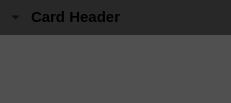
<?xml version="1.0" encoding="UTF-8"?>
<ui version="4.0">
 <class>CardWidget</class>
 <widget class="QWidget" name="CardWidget">
  <property name="enabled">
   <bool>true</bool>
  </property>
  <property name="geometry">
   <rect>
    <x>0</x>
    <y>0</y>
    <width>231</width>
    <height>103</height>
   </rect>
  </property>
  <property name="sizePolicy">
   <sizepolicy hsizetype="Expanding" vsizetype="Minimum">
    <horstretch>0</horstretch>
    <verstretch>0</verstretch>
   </sizepolicy>
  </property>
  <property name="minimumSize">
   <size>
    <width>0</width>
    <height>0</height>
   </size>
  </property>
  <property name="windowTitle">
   <string>Form</string>
  </property>
  <property name="styleSheet">
   <string notr="true"/>
  </property>
  <layout class="QVBoxLayout" name="verticalLayout">
   <property name="spacing">
    <number>0</number>
   </property>
   <property name="leftMargin">
    <number>0</number>
   </property>
   <property name="topMargin">
    <number>0</number>
   </property>
   <property name="rightMargin">
    <number>0</number>
   </property>
   <property name="bottomMargin">
    <number>0</number>
   </property>
   <item>
    <widget class="QWidget" name="headerWidget" native="true">
     <property name="sizePolicy">
      <sizepolicy hsizetype="Preferred" vsizetype="Minimum">
       <horstretch>0</horstretch>
       <verstretch>0</verstretch>
      </sizepolicy>
     </property>
     <property name="maximumSize">
      <size>
       <width>16777215</width>
       <height>35</height>
      </size>
     </property>
     <property name="contextMenuPolicy">
      <enum>Qt::CustomContextMenu</enum>
     </property>
     <property name="styleSheet">
      <string notr="true">#headerWidget {
	background-color: rgb(40, 40, 40);
}</string>
     </property>
     <layout class="QHBoxLayout" name="horizontalLayout">
      <property name="leftMargin">
       <number>6</number>
      </property>
      <property name="topMargin">
       <number>6</number>
      </property>
      <property name="bottomMargin">
       <number>6</number>
      </property>
      <item>
       <widget class="QToolButton" name="collapseButton">
        <property name="styleSheet">
         <string notr="true">#collapseButton {
	border: none;
}</string>
        </property>
        <property name="text">
         <string/>
        </property>
        <property name="checkable">
         <bool>false</bool>
        </property>
        <property name="checked">
         <bool>false</bool>
        </property>
        <property name="arrowType">
         <enum>Qt::DownArrow</enum>
        </property>
       </widget>
      </item>
      <item>
       <widget class="QPushButton" name="headerLabel">
        <property name="font">
         <font>
          <pointsize>11</pointsize>
          <bold>true</bold>
         </font>
        </property>
        <property name="contextMenuPolicy">
         <enum>Qt::CustomContextMenu</enum>
        </property>
        <property name="styleSheet">
         <string notr="true">text-align: left;
border: 0px;
</string>
        </property>
        <property name="text">
         <string>Card Header</string>
        </property>
        <property name="flat">
         <bool>false</bool>
        </property>
       </widget>
      </item>
      <item>
       <widget class="QToolButton" name="menuButton">
        <property name="minimumSize">
         <size>
          <width>16</width>
          <height>16</height>
         </size>
        </property>
        <property name="styleSheet">
         <string notr="true">#menuButton:!pressed {
	border: 0px;
}</string>
        </property>
        <property name="text">
         <string/>
        </property>
        <property name="icon">
         <iconset theme="folder">
          <normaloff>.</normaloff>.</iconset>
        </property>
        <property name="toolButtonStyle">
         <enum>Qt::ToolButtonIconOnly</enum>
        </property>
       </widget>
      </item>
     </layout>
    </widget>
   </item>
   <item>
    <widget class="QWidget" name="content" native="true">
     <property name="sizePolicy">
      <sizepolicy hsizetype="Preferred" vsizetype="Minimum">
       <horstretch>0</horstretch>
       <verstretch>0</verstretch>
      </sizepolicy>
     </property>
     <property name="maximumSize">
      <size>
       <width>16777215</width>
       <height>16777215</height>
      </size>
     </property>
     <property name="styleSheet">
      <string notr="true">#content {
	background-color: rgb(80, 80, 80);
}</string>
     </property>
     <layout class="QVBoxLayout" name="verticalLayout_4">
      <property name="spacing">
       <number>0</number>
      </property>
     </layout>
    </widget>
   </item>
  </layout>
 </widget>
 <resources/>
 <connections/>
</ui>
